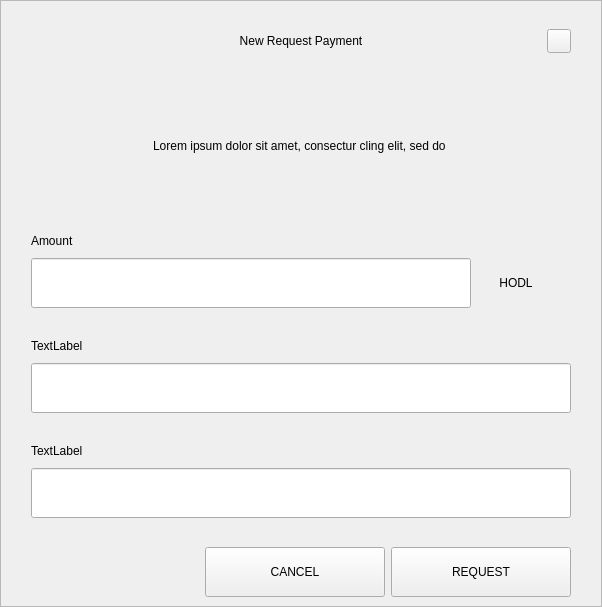
<?xml version="1.0" encoding="UTF-8"?>
<ui version="4.0">
 <class>RequestDialog</class>
 <widget class="QDialog" name="RequestDialog">
  <property name="geometry">
   <rect>
    <x>0</x>
    <y>0</y>
    <width>602</width>
    <height>607</height>
   </rect>
  </property>
  <property name="windowTitle">
   <string>Dialog</string>
  </property>
  <layout class="QVBoxLayout" name="verticalLayout_5">
   <property name="spacing">
    <number>0</number>
   </property>
   <property name="leftMargin">
    <number>0</number>
   </property>
   <property name="topMargin">
    <number>0</number>
   </property>
   <property name="rightMargin">
    <number>0</number>
   </property>
   <property name="bottomMargin">
    <number>0</number>
   </property>
   <item>
    <widget class="QFrame" name="frame">
     <property name="styleSheet">
      <string notr="true"/>
     </property>
     <property name="frameShape">
      <enum>QFrame::StyledPanel</enum>
     </property>
     <property name="frameShadow">
      <enum>QFrame::Raised</enum>
     </property>
     <layout class="QVBoxLayout" name="verticalLayout_4" stretch="1,0,0">
      <property name="spacing">
       <number>0</number>
      </property>
      <property name="leftMargin">
       <number>30</number>
      </property>
      <property name="topMargin">
       <number>20</number>
      </property>
      <property name="rightMargin">
       <number>30</number>
      </property>
      <property name="bottomMargin">
       <number>0</number>
      </property>
      <item>
       <layout class="QHBoxLayout" name="horizontalLayout_3">
        <property name="spacing">
         <number>0</number>
        </property>
        <item>
         <spacer name="horizontalSpacer_21">
          <property name="orientation">
           <enum>Qt::Horizontal</enum>
          </property>
          <property name="sizeHint" stdset="0">
           <size>
            <width>40</width>
            <height>20</height>
           </size>
          </property>
         </spacer>
        </item>
        <item>
         <widget class="QLabel" name="labelTitle">
          <property name="minimumSize">
           <size>
            <width>0</width>
            <height>40</height>
           </size>
          </property>
          <property name="maximumSize">
           <size>
            <width>16777215</width>
            <height>40</height>
           </size>
          </property>
          <property name="styleSheet">
           <string notr="true">padding-left:24px;</string>
          </property>
          <property name="text">
           <string>New Request Payment</string>
          </property>
          <property name="alignment">
           <set>Qt::AlignCenter</set>
          </property>
          <property name="margin">
           <number>7</number>
          </property>
         </widget>
        </item>
        <item>
         <spacer name="horizontalSpacer">
          <property name="orientation">
           <enum>Qt::Horizontal</enum>
          </property>
          <property name="sizeHint" stdset="0">
           <size>
            <width>40</width>
            <height>20</height>
           </size>
          </property>
         </spacer>
        </item>
        <item>
         <widget class="QPushButton" name="btnEsc">
          <property name="minimumSize">
           <size>
            <width>24</width>
            <height>24</height>
           </size>
          </property>
          <property name="maximumSize">
           <size>
            <width>24</width>
            <height>24</height>
           </size>
          </property>
          <property name="focusPolicy">
           <enum>Qt::NoFocus</enum>
          </property>
          <property name="text">
           <string/>
          </property>
         </widget>
        </item>
       </layout>
      </item>
      <item>
       <widget class="QStackedWidget" name="stack">
        <property name="minimumSize">
         <size>
          <width>540</width>
          <height>0</height>
         </size>
        </property>
        <property name="maximumSize">
         <size>
          <width>540</width>
          <height>16777215</height>
         </size>
        </property>
        <property name="currentIndex">
         <number>0</number>
        </property>
        <widget class="QWidget" name="page_1">
         <property name="minimumSize">
          <size>
           <width>540</width>
           <height>0</height>
          </size>
         </property>
         <property name="maximumSize">
          <size>
           <width>540</width>
           <height>16777215</height>
          </size>
         </property>
         <layout class="QVBoxLayout" name="layout1">
          <property name="spacing">
           <number>0</number>
          </property>
          <property name="leftMargin">
           <number>0</number>
          </property>
          <property name="topMargin">
           <number>0</number>
          </property>
          <property name="rightMargin">
           <number>0</number>
          </property>
          <property name="bottomMargin">
           <number>0</number>
          </property>
          <item>
           <spacer name="verticalSpacer_21">
            <property name="orientation">
             <enum>Qt::Vertical</enum>
            </property>
            <property name="sizeType">
             <enum>QSizePolicy::Fixed</enum>
            </property>
            <property name="sizeHint" stdset="0">
             <size>
              <width>20</width>
              <height>30</height>
             </size>
            </property>
           </spacer>
          </item>
          <item alignment="Qt::AlignHCenter">
           <widget class="QLabel" name="labelMessage">
            <property name="minimumSize">
             <size>
              <width>400</width>
              <height>50</height>
             </size>
            </property>
            <property name="text">
             <string>Lorem ipsum dolor sit amet, consectur cling elit, sed do </string>
            </property>
            <property name="alignment">
             <set>Qt::AlignCenter</set>
            </property>
            <property name="wordWrap">
             <bool>true</bool>
            </property>
           </widget>
          </item>
          <item alignment="Qt::AlignBottom">
           <widget class="QWidget" name="containerAmount" native="true">
            <layout class="QVBoxLayout" name="verticalLayout">
             <property name="spacing">
              <number>9</number>
             </property>
             <property name="leftMargin">
              <number>0</number>
             </property>
             <property name="topMargin">
              <number>0</number>
             </property>
             <property name="rightMargin">
              <number>0</number>
             </property>
             <property name="bottomMargin">
              <number>0</number>
             </property>
             <item>
              <widget class="QLabel" name="labelSubtitleAmount">
               <property name="minimumSize">
                <size>
                 <width>350</width>
                 <height>16</height>
                </size>
               </property>
               <property name="maximumSize">
                <size>
                 <width>16777215</width>
                 <height>16</height>
                </size>
               </property>
               <property name="text">
                <string>Amount</string>
               </property>
              </widget>
             </item>
             <item alignment="Qt::AlignTop">
              <widget class="QWidget" name="layoutAmount" native="true">
               <layout class="QHBoxLayout" name="horizontalLayout" stretch="2,0">
                <property name="spacing">
                 <number>0</number>
                </property>
                <property name="leftMargin">
                 <number>0</number>
                </property>
                <property name="topMargin">
                 <number>0</number>
                </property>
                <property name="rightMargin">
                 <number>0</number>
                </property>
                <property name="bottomMargin">
                 <number>0</number>
                </property>
                <item>
                 <widget class="QLineEdit" name="lineEditAmount">
                  <property name="minimumSize">
                   <size>
                    <width>0</width>
                    <height>50</height>
                   </size>
                  </property>
                  <property name="maximumSize">
                   <size>
                    <width>16777215</width>
                    <height>50</height>
                   </size>
                  </property>
                 </widget>
                </item>
                <item>
                 <widget class="QWidget" name="comboContainer" native="true">
                  <property name="minimumSize">
                   <size>
                    <width>100</width>
                    <height>50</height>
                   </size>
                  </property>
                  <property name="maximumSize">
                   <size>
                    <width>16777215</width>
                    <height>50</height>
                   </size>
                  </property>
                  <layout class="QHBoxLayout" name="horizontalLayout_31">
                   <property name="spacing">
                    <number>0</number>
                   </property>
                   <property name="leftMargin">
                    <number>0</number>
                   </property>
                   <property name="topMargin">
                    <number>0</number>
                   </property>
                   <property name="rightMargin">
                    <number>10</number>
                   </property>
                   <property name="bottomMargin">
                    <number>0</number>
                   </property>
                   <item>
                    <widget class="QLabel" name="comboBoxCoin">
                     <property name="text">
                      <string>HODL</string>
                     </property>
                     <property name="alignment">
                      <set>Qt::AlignCenter</set>
                     </property>
                    </widget>
                   </item>
                  </layout>
                 </widget>
                </item>
               </layout>
              </widget>
             </item>
            </layout>
           </widget>
          </item>
          <item>
           <spacer name="verticalSpacer_31">
            <property name="orientation">
             <enum>Qt::Vertical</enum>
            </property>
            <property name="sizeType">
             <enum>QSizePolicy::Fixed</enum>
            </property>
            <property name="sizeHint" stdset="0">
             <size>
              <width>20</width>
              <height>30</height>
             </size>
            </property>
           </spacer>
          </item>
          <item>
           <layout class="QVBoxLayout" name="verticalLayoutLabel">
            <property name="spacing">
             <number>9</number>
            </property>
            <item>
             <widget class="QLabel" name="labelSubtitleLabel">
              <property name="minimumSize">
               <size>
                <width>0</width>
                <height>16</height>
               </size>
              </property>
              <property name="maximumSize">
               <size>
                <width>16777215</width>
                <height>16</height>
               </size>
              </property>
              <property name="text">
               <string>TextLabel</string>
              </property>
             </widget>
            </item>
            <item>
             <widget class="QLineEdit" name="lineEditLabel">
              <property name="minimumSize">
               <size>
                <width>0</width>
                <height>50</height>
               </size>
              </property>
              <property name="maximumSize">
               <size>
                <width>16777215</width>
                <height>50</height>
               </size>
              </property>
             </widget>
            </item>
           </layout>
          </item>
          <item>
           <spacer name="verticalSpacer_34">
            <property name="orientation">
             <enum>Qt::Vertical</enum>
            </property>
            <property name="sizeType">
             <enum>QSizePolicy::Fixed</enum>
            </property>
            <property name="sizeHint" stdset="0">
             <size>
              <width>20</width>
              <height>30</height>
             </size>
            </property>
           </spacer>
          </item>
          <item>
           <layout class="QVBoxLayout" name="verticalLayoutDescription">
            <property name="spacing">
             <number>9</number>
            </property>
            <item>
             <widget class="QLabel" name="labelSubtitleDescription">
              <property name="minimumSize">
               <size>
                <width>0</width>
                <height>16</height>
               </size>
              </property>
              <property name="maximumSize">
               <size>
                <width>16777215</width>
                <height>16</height>
               </size>
              </property>
              <property name="text">
               <string>TextLabel</string>
              </property>
             </widget>
            </item>
            <item>
             <widget class="QLineEdit" name="lineEditDescription">
              <property name="minimumSize">
               <size>
                <width>0</width>
                <height>50</height>
               </size>
              </property>
              <property name="maximumSize">
               <size>
                <width>16777215</width>
                <height>50</height>
               </size>
              </property>
             </widget>
            </item>
            <item>
             <spacer name="verticalSpacer_4">
              <property name="orientation">
               <enum>Qt::Vertical</enum>
              </property>
              <property name="sizeType">
               <enum>QSizePolicy::Fixed</enum>
              </property>
              <property name="sizeHint" stdset="0">
               <size>
                <width>20</width>
                <height>20</height>
               </size>
              </property>
             </spacer>
            </item>
           </layout>
          </item>
         </layout>
        </widget>
        <widget class="QWidget" name="page_2">
         <layout class="QVBoxLayout" name="layout2">
          <item>
           <spacer name="verticalSpacer_5">
            <property name="orientation">
             <enum>Qt::Vertical</enum>
            </property>
            <property name="sizeType">
             <enum>QSizePolicy::Fixed</enum>
            </property>
            <property name="sizeHint" stdset="0">
             <size>
              <width>20</width>
              <height>50</height>
             </size>
            </property>
           </spacer>
          </item>
          <item alignment="Qt::AlignHCenter">
           <widget class="QLabel" name="labelQrImg">
            <property name="minimumSize">
             <size>
              <width>260</width>
              <height>260</height>
             </size>
            </property>
            <property name="maximumSize">
             <size>
              <width>260</width>
              <height>260</height>
             </size>
            </property>
            <property name="text">
             <string/>
            </property>
            <property name="alignment">
             <set>Qt::AlignCenter</set>
            </property>
           </widget>
          </item>
          <item>
           <spacer name="verticalSpacer_2">
            <property name="orientation">
             <enum>Qt::Vertical</enum>
            </property>
            <property name="sizeType">
             <enum>QSizePolicy::Fixed</enum>
            </property>
            <property name="sizeHint" stdset="0">
             <size>
              <width>20</width>
              <height>30</height>
             </size>
            </property>
           </spacer>
          </item>
          <item alignment="Qt::AlignHCenter">
           <widget class="QLabel" name="labelAddress">
            <property name="text">
             <string>D7VFR83SQbiezrW72hjcWJtcfip5krte2Z </string>
            </property>
           </widget>
          </item>
          <item>
           <spacer name="verticalSpacer_32">
            <property name="orientation">
             <enum>Qt::Vertical</enum>
            </property>
            <property name="sizeType">
             <enum>QSizePolicy::Expanding</enum>
            </property>
            <property name="sizeHint" stdset="0">
             <size>
              <width>20</width>
              <height>20</height>
             </size>
            </property>
           </spacer>
          </item>
          <item>
           <layout class="QHBoxLayout" name="horizontal">
            <property name="leftMargin">
             <number>20</number>
            </property>
            <property name="rightMargin">
             <number>20</number>
            </property>
            <property name="bottomMargin">
             <number>20</number>
            </property>
            <item>
             <spacer name="horizontalSpacer_4">
              <property name="orientation">
               <enum>Qt::Horizontal</enum>
              </property>
              <property name="sizeHint" stdset="0">
               <size>
                <width>40</width>
                <height>20</height>
               </size>
              </property>
             </spacer>
            </item>
            <item>
             <widget class="QPushButton" name="btnCopyAddress">
              <property name="minimumSize">
               <size>
                <width>180</width>
                <height>50</height>
               </size>
              </property>
              <property name="text">
               <string>COPY ADDRESS</string>
              </property>
             </widget>
            </item>
            <item>
             <widget class="QPushButton" name="btnCopyUrl">
              <property name="minimumSize">
               <size>
                <width>180</width>
                <height>50</height>
               </size>
              </property>
              <property name="text">
               <string>COPY URL</string>
              </property>
             </widget>
            </item>
            <item>
             <spacer name="horizontalSpacer_2">
              <property name="orientation">
               <enum>Qt::Horizontal</enum>
              </property>
              <property name="sizeHint" stdset="0">
               <size>
                <width>40</width>
                <height>20</height>
               </size>
              </property>
             </spacer>
            </item>
           </layout>
          </item>
         </layout>
        </widget>
       </widget>
      </item>
      <item>
       <widget class="QWidget" name="buttonsStack" native="true">
        <layout class="QHBoxLayout" name="horizontalLayout_5">
         <property name="leftMargin">
          <number>20</number>
         </property>
         <property name="rightMargin">
          <number>0</number>
         </property>
         <item>
          <spacer name="horizontalSpacer_41">
           <property name="orientation">
            <enum>Qt::Horizontal</enum>
           </property>
           <property name="sizeHint" stdset="0">
            <size>
             <width>40</width>
             <height>20</height>
            </size>
           </property>
          </spacer>
         </item>
         <item>
          <widget class="QPushButton" name="btnCancel">
           <property name="minimumSize">
            <size>
             <width>180</width>
             <height>50</height>
            </size>
           </property>
           <property name="focusPolicy">
            <enum>Qt::NoFocus</enum>
           </property>
           <property name="text">
            <string>CANCEL</string>
           </property>
          </widget>
         </item>
         <item>
          <widget class="QPushButton" name="btnSave">
           <property name="minimumSize">
            <size>
             <width>180</width>
             <height>50</height>
            </size>
           </property>
           <property name="focusPolicy">
            <enum>Qt::NoFocus</enum>
           </property>
           <property name="text">
            <string>REQUEST</string>
           </property>
          </widget>
         </item>
        </layout>
       </widget>
      </item>
     </layout>
    </widget>
   </item>
  </layout>
 </widget>
 <resources/>
 <connections/>
</ui>
